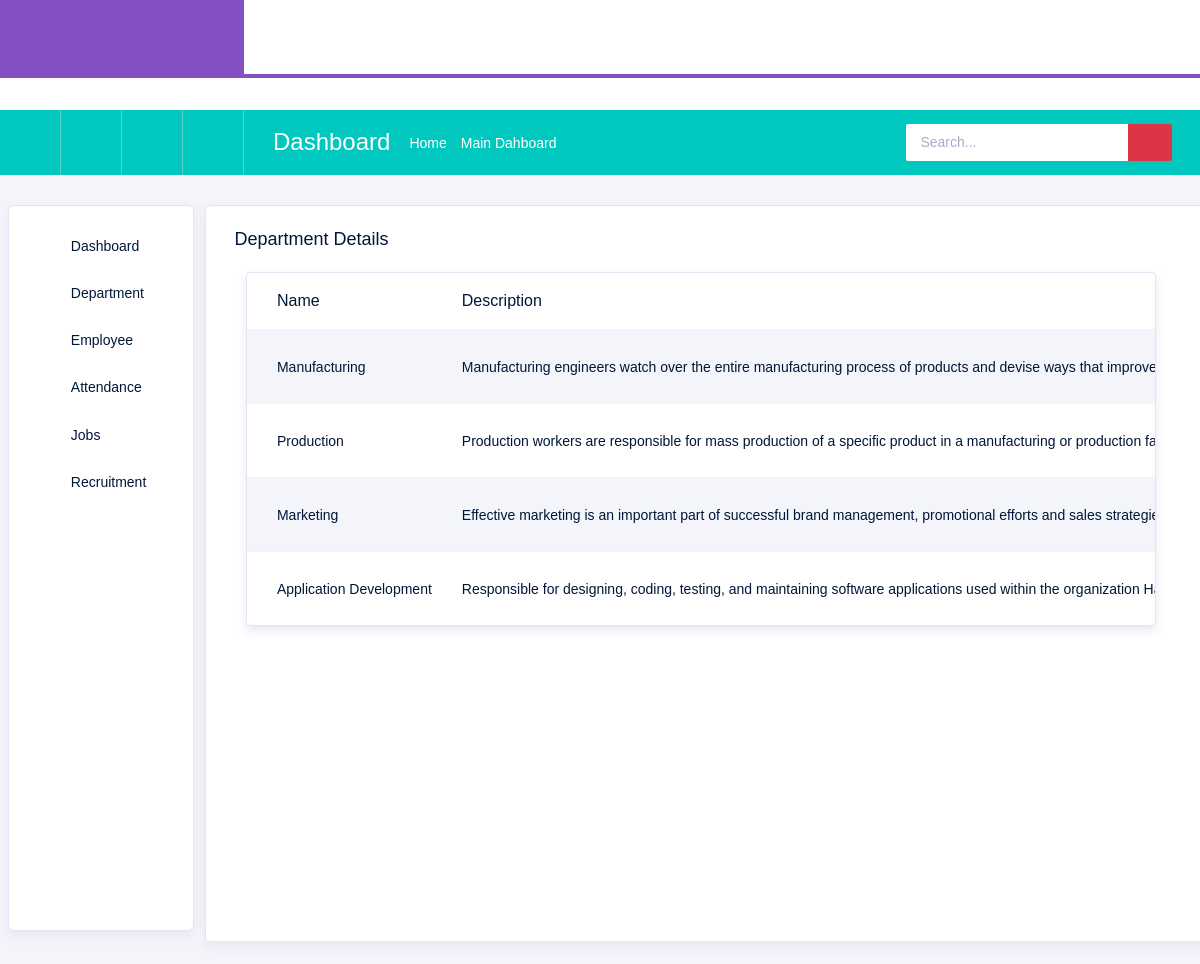
Page /department/manage/ on the committed database.
### Backend/models.py (models this page shows)
class Department(models.Model):
    name = models.CharField(max_length=100)
    description = models.TextField(blank=True, null=True)

### Backend/views.py (the view)
# urls.py: path('department/manage/', views.DepartmentListView.as_view(), name='manage_department'),
class DepartmentListView(ListView):
    model = Department
    template_name = 'admin/Add and manage Department.html'
    context_object_name = 'dep'

### Backend/templates/admin/Add and manage Department.html (shortened to what this page needs)
{% extends 'adminindex.html' %}
{% load static %}
{% block content %}
<div class="col-12 grid-margin stretch-card">
  <div class="card">
    <div class="card-body">
      <h4 class="card-title">Department Details</h4>
      <div class="col-md-10">
        <div class="card">
          <div class="table-responsive pt-6">
            <table class="table table-striped project-orders-table">
              <thead>
                <tr>
                  <th>Name</th>
                  <th>Description</th>
                </tr>
              </thead>
              <tbody>
                {% for d in dep %}
                  <tr>
                    <td>{{ d.name }}</td>
                    <td>{{ d.description }}</td>
                  </tr>
                {% endfor %}
              </tbody>
            </table>
          </div>
        </div>
      </div>
    </div>
  </div>
</div>
{% endblock %}

### rows in the picture
Department: name "Manufacturing", description "Manufacturing engineers watch over the entire manufacturing process of products and devise ways that…"
Department: name "Production", description "Production workers are responsible for mass production of a specific product in a manufacturing or production…"
Department: name "Marketing", description "Effective marketing is an important part of successful brand management, promotional efforts and sales…"
Department: name "Application Development", description "Responsible for designing, coding, testing, and maintaining software applications used within the organization…"
